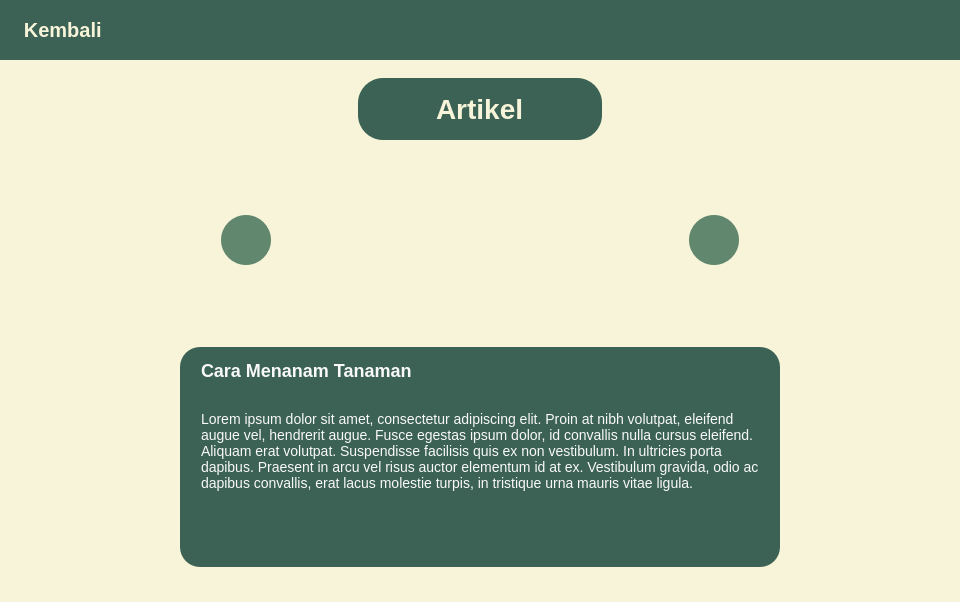
<?xml version="1.0" encoding="UTF-8"?>
<ui version="4.0">
 <class>MainWindow</class>
 <widget class="QMainWindow" name="MainWindow">
  <property name="geometry">
   <rect>
    <x>0</x>
    <y>0</y>
    <width>960</width>
    <height>602</height>
   </rect>
  </property>
  <property name="windowTitle">
   <string>MainWindow</string>
  </property>
  <property name="styleSheet">
   <string notr="true">*{
	border: none;
	background-color: transparent;
	background: transparent;
	padding: 0;
	margin: 0;
}

#header {
	background-color: #3C6255;
}

#main {
	background-color: #F7F4D9;
}

#footer {
	background-color: #F7F4D9;
}

#btn_back {
	color: #F7F4D9;
	font-size: 20px;
	font-weight: 600;
}

#btn_back:hover {
	color: #DEDBC0;
}

#btn_prev, #btn_next {
	background-color: #61876E;
	border-radius: 25px;
}

#btn_prev:hover {
	background-color: #486E55;
}

#btn_next:hover {
	background-color: #486E55;
}

#label_title_artikel {
	color: #F7F4D9;
	background-color: #3C6255;
	padding: 15px 70px;
	border-radius: 25px;
	font-size: 28px;
	font-weight: 600;
}

#box_description_artikel {
	color: #F9F9F9;
	background-color: #3C6255;
	border-radius: 20px;
}

#text_description_artikel {
	color: #F9F9F9;
	padding: 10px 8px;
	font-size: 14px;
}

#text_title_artikel {
	font-size: 18px;
	color: #F9F9F9;
	font-weight: 600;
    margin: 0 8px;
}</string>
  </property>
  <widget class="QWidget" name="centralwidget">
   <layout class="QVBoxLayout" name="verticalLayout">
    <property name="spacing">
     <number>0</number>
    </property>
    <property name="leftMargin">
     <number>0</number>
    </property>
    <property name="topMargin">
     <number>0</number>
    </property>
    <property name="rightMargin">
     <number>0</number>
    </property>
    <property name="bottomMargin">
     <number>0</number>
    </property>
    <item>
     <widget class="QWidget" name="header" native="true">
      <property name="minimumSize">
       <size>
        <width>0</width>
        <height>60</height>
       </size>
      </property>
      <layout class="QHBoxLayout" name="horizontalLayout">
       <item>
        <widget class="QFrame" name="frame_temp">
         <property name="frameShape">
          <enum>QFrame::StyledPanel</enum>
         </property>
         <property name="frameShadow">
          <enum>QFrame::Raised</enum>
         </property>
         <layout class="QHBoxLayout" name="horizontalLayout_3">
          <property name="topMargin">
           <number>0</number>
          </property>
          <property name="bottomMargin">
           <number>0</number>
          </property>
          <item alignment="Qt::AlignLeft">
           <widget class="QPushButton" name="btn_back">
            <property name="text">
             <string> Kembali</string>
            </property>
            <property name="icon">
             <iconset resource="resources.qrc">
              <normaloff>:/icons/left__arrow2.svg</normaloff>:/icons/left__arrow2.svg</iconset>
            </property>
            <property name="iconSize">
             <size>
              <width>24</width>
              <height>24</height>
             </size>
            </property>
            <property name="autoExclusive">
             <bool>false</bool>
            </property>
            <property name="flat">
             <bool>false</bool>
            </property>
           </widget>
          </item>
         </layout>
        </widget>
       </item>
       <item>
        <widget class="QFrame" name="frame_logo">
         <property name="frameShape">
          <enum>QFrame::StyledPanel</enum>
         </property>
         <property name="frameShadow">
          <enum>QFrame::Raised</enum>
         </property>
         <layout class="QHBoxLayout" name="horizontalLayout_2">
          <property name="spacing">
           <number>0</number>
          </property>
          <property name="leftMargin">
           <number>0</number>
          </property>
          <property name="topMargin">
           <number>0</number>
          </property>
          <property name="rightMargin">
           <number>0</number>
          </property>
          <property name="bottomMargin">
           <number>0</number>
          </property>
          <item>
           <widget class="QLabel" name="logo">
            <property name="minimumSize">
             <size>
              <width>0</width>
              <height>0</height>
             </size>
            </property>
            <property name="maximumSize">
             <size>
              <width>42</width>
              <height>42</height>
             </size>
            </property>
            <property name="pixmap">
             <pixmap>logo_circle.png</pixmap>
            </property>
            <property name="scaledContents">
             <bool>true</bool>
            </property>
           </widget>
          </item>
         </layout>
        </widget>
       </item>
       <item>
        <widget class="QFrame" name="frame_temp_2">
         <property name="frameShape">
          <enum>QFrame::StyledPanel</enum>
         </property>
         <property name="frameShadow">
          <enum>QFrame::Raised</enum>
         </property>
        </widget>
       </item>
      </layout>
     </widget>
    </item>
    <item>
     <widget class="QWidget" name="main" native="true">
      <property name="enabled">
       <bool>true</bool>
      </property>
      <property name="sizePolicy">
       <sizepolicy hsizetype="MinimumExpanding" vsizetype="MinimumExpanding">
        <horstretch>0</horstretch>
        <verstretch>0</verstretch>
       </sizepolicy>
      </property>
      <property name="maximumSize">
       <size>
        <width>16777215</width>
        <height>16777215</height>
       </size>
      </property>
      <layout class="QVBoxLayout" name="verticalLayout_2">
       <item>
        <widget class="QFrame" name="frame_title">
         <property name="sizePolicy">
          <sizepolicy hsizetype="Preferred" vsizetype="Maximum">
           <horstretch>0</horstretch>
           <verstretch>0</verstretch>
          </sizepolicy>
         </property>
         <layout class="QHBoxLayout" name="horizontalLayout_4">
          <item alignment="Qt::AlignHCenter|Qt::AlignVCenter">
           <widget class="QLabel" name="label_title_artikel">
            <property name="text">
             <string>Artikel</string>
            </property>
           </widget>
          </item>
         </layout>
        </widget>
       </item>
       <item>
        <widget class="QFrame" name="frame_contents_1">
         <property name="maximumSize">
          <size>
           <width>16777215</width>
           <height>170</height>
          </size>
         </property>
         <property name="frameShape">
          <enum>QFrame::StyledPanel</enum>
         </property>
         <property name="frameShadow">
          <enum>QFrame::Raised</enum>
         </property>
         <layout class="QHBoxLayout" name="horizontalLayout_5">
          <property name="spacing">
           <number>0</number>
          </property>
          <property name="leftMargin">
           <number>0</number>
          </property>
          <property name="topMargin">
           <number>0</number>
          </property>
          <property name="rightMargin">
           <number>0</number>
          </property>
          <property name="bottomMargin">
           <number>0</number>
          </property>
          <item alignment="Qt::AlignRight">
           <widget class="QFrame" name="frame_prev">
            <property name="maximumSize">
             <size>
              <width>260</width>
              <height>16777215</height>
             </size>
            </property>
            <property name="frameShape">
             <enum>QFrame::StyledPanel</enum>
            </property>
            <property name="frameShadow">
             <enum>QFrame::Raised</enum>
            </property>
            <layout class="QHBoxLayout" name="horizontalLayout_6">
             <item>
              <widget class="QWidget" name="btn_prev" native="true">
               <property name="minimumSize">
                <size>
                 <width>50</width>
                 <height>50</height>
                </size>
               </property>
               <property name="maximumSize">
                <size>
                 <width>50</width>
                 <height>50</height>
                </size>
               </property>
               <layout class="QVBoxLayout" name="verticalLayout_3">
                <property name="rightMargin">
                 <number>9</number>
                </property>
                <item alignment="Qt::AlignLeft">
                 <widget class="QPushButton" name="btn_prev_inside">
                  <property name="sizePolicy">
                   <sizepolicy hsizetype="Expanding" vsizetype="Expanding">
                    <horstretch>0</horstretch>
                    <verstretch>0</verstretch>
                   </sizepolicy>
                  </property>
                  <property name="text">
                   <string/>
                  </property>
                  <property name="icon">
                   <iconset resource="resources.qrc">
                    <normaloff>:/icons/left__arrow.svg</normaloff>:/icons/left__arrow.svg</iconset>
                  </property>
                  <property name="iconSize">
                   <size>
                    <width>24</width>
                    <height>24</height>
                   </size>
                  </property>
                 </widget>
                </item>
               </layout>
              </widget>
             </item>
            </layout>
           </widget>
          </item>
          <item>
           <widget class="QFrame" name="frame_img">
            <property name="maximumSize">
             <size>
              <width>400</width>
              <height>170</height>
             </size>
            </property>
            <property name="frameShape">
             <enum>QFrame::StyledPanel</enum>
            </property>
            <property name="frameShadow">
             <enum>QFrame::Raised</enum>
            </property>
            <layout class="QHBoxLayout">
             <item>
              <widget class="QStackedWidget" name="stackedWidget">
               <widget class="QWidget" name="page"/>
               <widget class="QWidget" name="page_2"/>
              </widget>
             </item>
            </layout>
           </widget>
          </item>
          <item alignment="Qt::AlignLeft">
           <widget class="QFrame" name="frame_next">
            <property name="maximumSize">
             <size>
              <width>260</width>
              <height>16777215</height>
             </size>
            </property>
            <property name="frameShape">
             <enum>QFrame::StyledPanel</enum>
            </property>
            <property name="frameShadow">
             <enum>QFrame::Raised</enum>
            </property>
            <layout class="QHBoxLayout" name="horizontalLayout_7">
             <item>
              <widget class="QWidget" name="btn_next" native="true">
               <property name="minimumSize">
                <size>
                 <width>50</width>
                 <height>50</height>
                </size>
               </property>
               <property name="maximumSize">
                <size>
                 <width>50</width>
                 <height>50</height>
                </size>
               </property>
               <layout class="QHBoxLayout" name="horizontalLayout_10">
                <item alignment="Qt::AlignRight">
                 <widget class="QPushButton" name="btn_next_inside">
                  <property name="sizePolicy">
                   <sizepolicy hsizetype="Expanding" vsizetype="Expanding">
                    <horstretch>0</horstretch>
                    <verstretch>0</verstretch>
                   </sizepolicy>
                  </property>
                  <property name="text">
                   <string/>
                  </property>
                  <property name="icon">
                   <iconset resource="resources.qrc">
                    <normaloff>:/icons/right_arrow.svg</normaloff>:/icons/right_arrow.svg</iconset>
                  </property>
                  <property name="iconSize">
                   <size>
                    <width>24</width>
                    <height>24</height>
                   </size>
                  </property>
                 </widget>
                </item>
               </layout>
              </widget>
             </item>
            </layout>
           </widget>
          </item>
         </layout>
        </widget>
       </item>
       <item>
        <widget class="QFrame" name="frame_description">
         <property name="frameShape">
          <enum>QFrame::StyledPanel</enum>
         </property>
         <property name="frameShadow">
          <enum>QFrame::Raised</enum>
         </property>
         <layout class="QHBoxLayout" name="horizontalLayout_8">
          <property name="bottomMargin">
           <number>18</number>
          </property>
          <item>
           <widget class="QWidget" name="box_description_artikel" native="true">
            <property name="maximumSize">
             <size>
              <width>600</width>
              <height>220</height>
             </size>
            </property>
            <layout class="QVBoxLayout" name="verticalLayout_4">
             <item>
              <widget class="QPlainTextEdit" name="text_title_artikel">
               <property name="sizePolicy">
                <sizepolicy hsizetype="MinimumExpanding" vsizetype="Fixed">
                 <horstretch>0</horstretch>
                 <verstretch>0</verstretch>
                </sizepolicy>
               </property>
               <property name="maximumSize">
                <size>
                 <width>16777215</width>
                 <height>35</height>
                </size>
               </property>
               <property name="readOnly">
                <bool>true</bool>
               </property>
               <property name="plainText">
                <string>Cara Menanam Tanaman</string>
               </property>
               <property name="centerOnScroll">
                <bool>false</bool>
               </property>
              </widget>
             </item>
             <item>
              <widget class="QPlainTextEdit" name="text_description_artikel">
               <property name="readOnly">
                <bool>true</bool>
               </property>
               <property name="plainText">
                <string>Lorem ipsum dolor sit amet, consectetur adipiscing elit. Proin at nibh volutpat, eleifend augue vel, hendrerit augue. Fusce egestas ipsum dolor, id convallis nulla cursus eleifend. Aliquam erat volutpat. Suspendisse facilisis quis ex non vestibulum. In ultricies porta dapibus. Praesent in arcu vel risus auctor elementum id at ex. Vestibulum gravida, odio ac dapibus convallis, erat lacus molestie turpis, in tristique urna mauris vitae ligula.</string>
               </property>
              </widget>
             </item>
            </layout>
           </widget>
          </item>
         </layout>
        </widget>
       </item>
      </layout>
     </widget>
    </item>
   </layout>
  </widget>
 </widget>
 <resources>
  <include location="resources.qrc"/>
 </resources>
 <connections/>
</ui>
